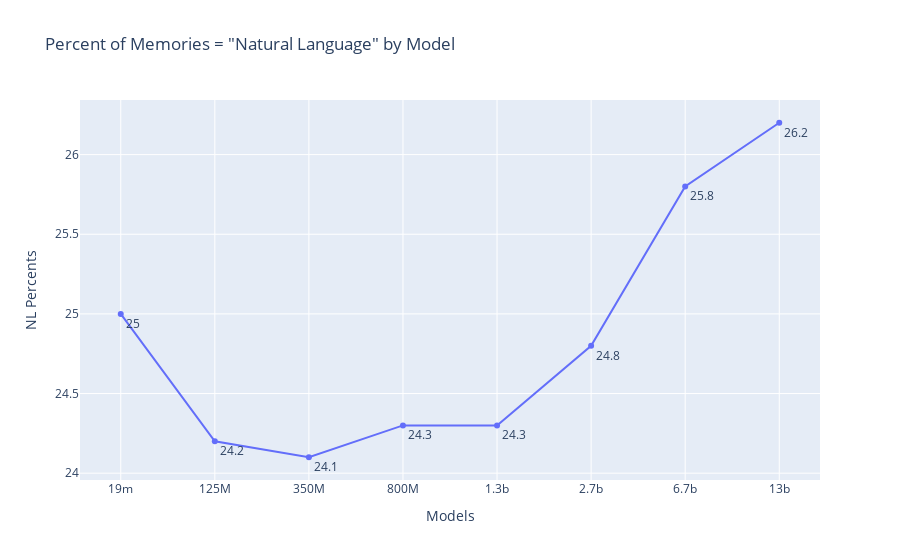

Notebook source saved alongside this figure:
### Code cell
# Memory Percents

import os
import plotly.express as px
import pandas as pd

nl_percents = [25, 24.2, 24.1, 24.3, 24.3, 24.8, 25.8, 26.2]
data = pd.DataFrame({ "Models": models, "NL Percents": percents })
fig = px.line(data, x="Models", y="NL Percents", markers=True, text="NL Percents", title='Percent of Memories = "Natural Language" by Model')
fig.update_traces(textposition="bottom right")
fig.show()

### Figure 1 — Plotly figure (JSON) as saved in the notebook; plotly's stock layout.template omitted (floating-point values rounded to 4 significant figures)
{"data": [{"hovertemplate": "Models=%{x}<br>NL Percents=%{text}<extra></extra>", "legendgroup": "", "line": {"color": "#636efa", "dash": "solid"}, "marker": {"symbol": "circle"}, "mode": "lines+text+markers", "name": "", "orientation": "v", "showlegend": false, "text": [25, 24.2, 24.1, 24.3, 24.3, 24.8, 25.8, 26.2], "textposition": "bottom right", "type": "scatter", "x": ["19m", "125M", "350M", "800M", "1.3b", "2.7b", "6.7b", "13b"], "xaxis": "x", "y": [25, 24.2, 24.1, 24.3, 24.3, 24.8, 25.8, 26.2], "yaxis": "y"}], "layout": {"legend": {"tracegroupgap": 0}, "title": {"text": "Percent of Memories = \"Natural Language\" by Model"}, "xaxis": {"anchor": "y", "domain": [0, 1], "title": {"text": "Models"}}, "yaxis": {"anchor": "x", "domain": [0, 1], "title": {"text": "NL Percents"}}}}
